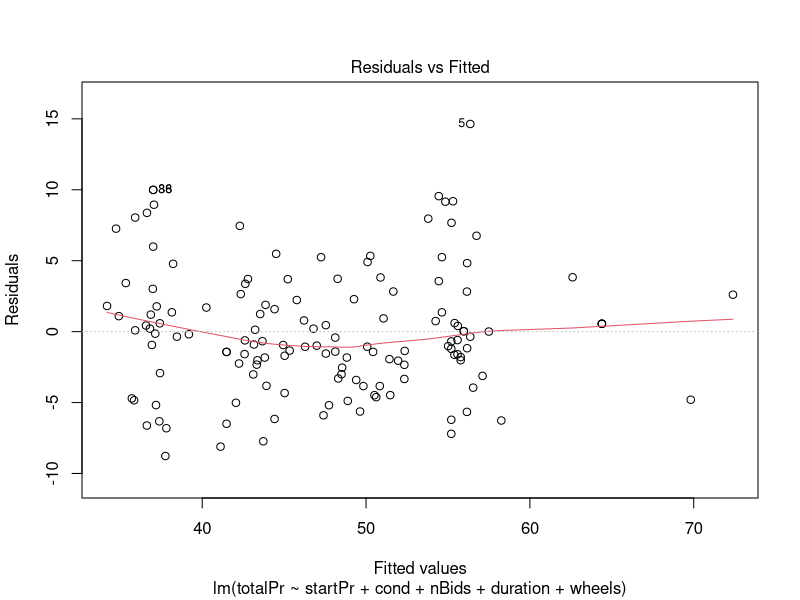
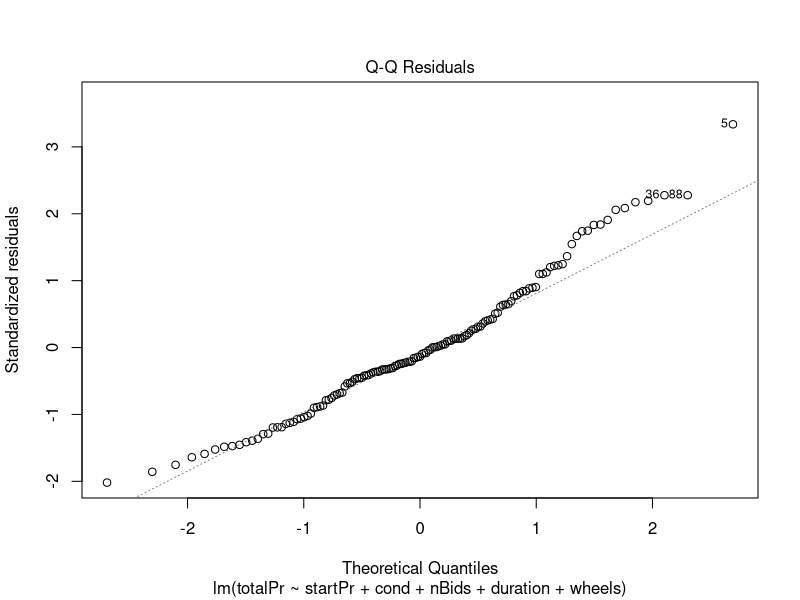
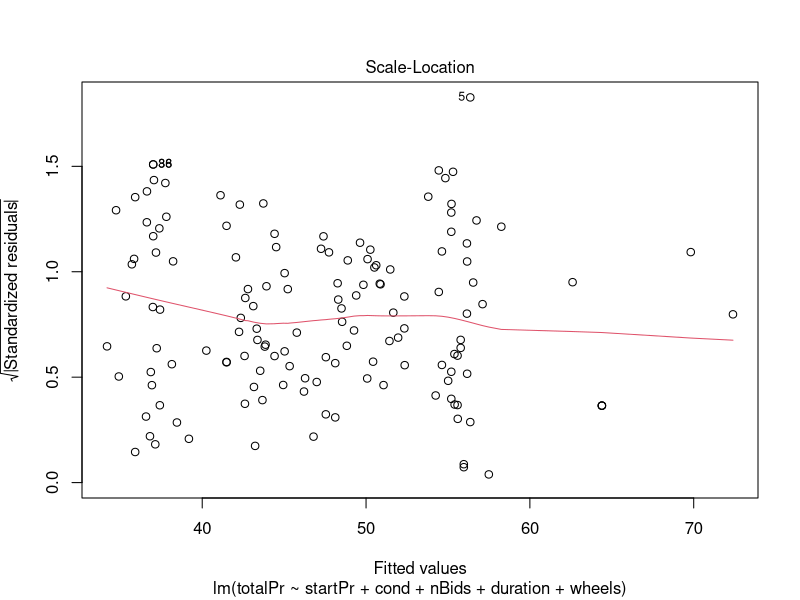
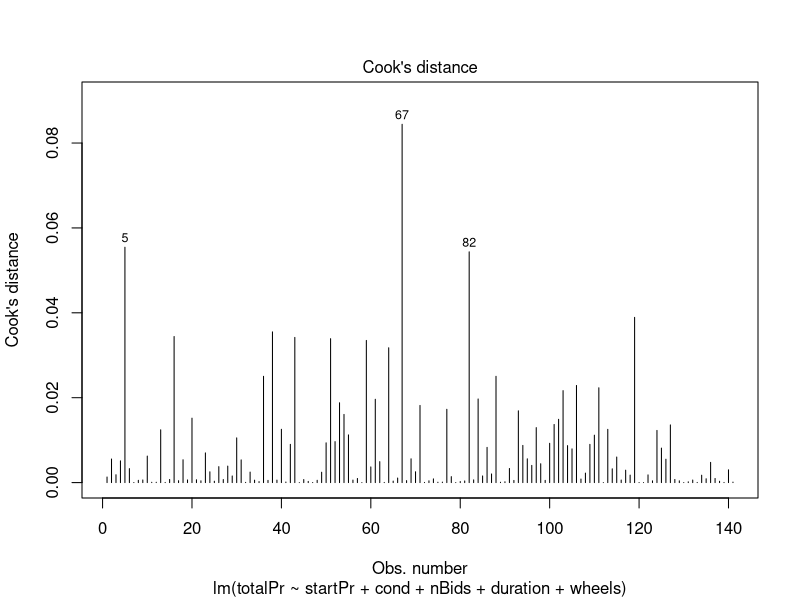

These charts were generated, in order, by the following R code:
## ---- chunk 1
# Set working directory to THE3 folder

setwd("/Users/mariaannalissasantos/Downloads/stats/stats101a/THE3")

# Load necessary libraries
library(tidyverse)
library(broom)

# Load the data (note the capital K)
mariokart <- read_csv("marioKart.csv")

model <- lm(formula = totalPr ~ startPr + cond + nBids + duration + wheels, 
    data = mariokart)

plot(model, 1)
## ---- chunk 2
plot(model, which = 2)
## ---- chunk 3
plot(model, which = 3)
## ---- chunk 4
n <- nrow(mariokart)

standardised_residuals <- rstandard(model)
leverages <- hatvalues(model)

# based on high leverage definition of > 12/n and the absolute value of them over 2
bad_idx <- which(leverages > (12/n) & abs(standardised_residuals) > 2)

print(bad_idx)
mariokart[bad_idx, ]
length(bad_idx)
## ---- chunk 5
cooks_distance <- cooks.distance(model)

# "high influence" (4 / (n-2))
n <- nrow(mariokart)
inf_threshold <- 4 / (n - 2)

influential_idx <- which(cooks_distance > inf_threshold)

print(influential_idx)
mariokart[influential_idx, ]

plot(model, which = 4)
